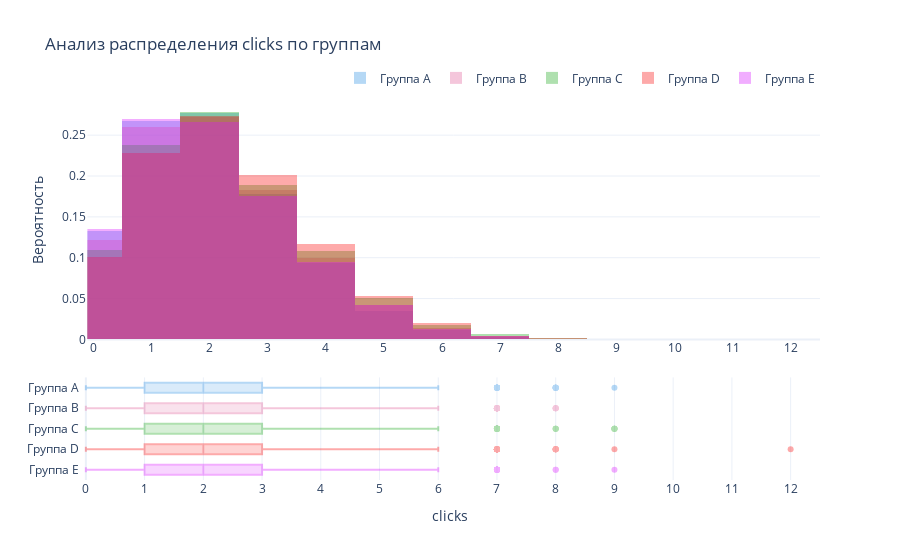

Here is the notebook cell this chart was saved with:
### Code cell
fig_multi = plot_discrete(discrete_multi, 'group', 'clicks')
fig_multi.show()

### Figure 1 — Plotly figure (JSON) as saved in the notebook; plotly's stock layout.template omitted (floating-point values rounded to 4 significant figures; data arrays with more than 128 entries replaced by an {"elided": "..."} marker saying what was removed)
{"data": [{"histnorm": "probability", "marker": {"color": "#2E91E5"}, "name": "Группа A", "opacity": 0.35, "showlegend": true, "type": "histogram", "x": {"elided": "10000 int values"}, "xaxis": "x", "yaxis": "y"}, {"histnorm": "probability", "marker": {"color": "#E15F99"}, "name": "Группа B", "opacity": 0.35, "showlegend": true, "type": "histogram", "x": {"elided": "10000 int values"}, "xaxis": "x", "yaxis": "y"}, {"histnorm": "probability", "marker": {"color": "#1CA71C"}, "name": "Группа C", "opacity": 0.35, "showlegend": true, "type": "histogram", "x": {"elided": "10000 int values"}, "xaxis": "x", "yaxis": "y"}, {"histnorm": "probability", "marker": {"color": "#FB0D0D"}, "name": "Группа D", "opacity": 0.35, "showlegend": true, "type": "histogram", "x": {"elided": "10000 int values"}, "xaxis": "x", "yaxis": "y"}, {"histnorm": "probability", "marker": {"color": "#DA16FF"}, "name": "Группа E", "opacity": 0.35, "showlegend": true, "type": "histogram", "x": {"elided": "10000 int values"}, "xaxis": "x", "yaxis": "y"}, {"alignmentgroup": "True", "marker": {"color": "#DA16FF"}, "name": "Группа E", "opacity": 0.35, "showlegend": false, "type": "box", "x": {"elided": "5000 int values"}, "x0": 0, "xaxis": "x2", "yaxis": "y2"}, {"alignmentgroup": "True", "marker": {"color": "#FB0D0D"}, "name": "Группа D", "opacity": 0.35, "showlegend": false, "type": "box", "x": {"elided": "5000 int values"}, "x0": 0, "xaxis": "x2", "yaxis": "y2"}, {"alignmentgroup": "True", "marker": {"color": "#1CA71C"}, "name": "Группа C", "opacity": 0.35, "showlegend": false, "type": "box", "x": {"elided": "5000 int values"}, "x0": 0, "xaxis": "x2", "yaxis": "y2"}, {"alignmentgroup": "True", "marker": {"color": "#E15F99"}, "name": "Группа B", "opacity": 0.35, "showlegend": false, "type": "box", "x": {"elided": "5000 int values"}, "x0": 0, "xaxis": "x2", "yaxis": "y2"}, {"alignmentgroup": "True", "marker": {"color": "#2E91E5"}, "name": "Группа A", "opacity": 0.35, "showlegend": false, "type": "box", "x": {"elided": "5000 int values"}, "x0": 0, "xaxis": "x2", "yaxis": "y2"}], "layout": {"barmode": "overlay", "boxgap": 0.3, "legend": {"orientation": "h", "x": 1, "xanchor": "right", "y": 1.02, "yanchor": "bottom"}, "title": {"text": "Анализ распределения clicks по группам"}, "xaxis": {"anchor": "y", "autorange": false, "domain": [0.01, 1], "dtick": 1, "matches": "x2", "range": [-0.1, 12.5], "showticklabels": true, "tick0": 0}, "xaxis2": {"anchor": "y2", "autorange": false, "domain": [0, 1], "dtick": 1, "range": [-0.1, 12.5], "showticklabels": true, "tick0": 0, "title": {"text": "clicks"}}, "yaxis": {"anchor": "x", "domain": [0.37, 1], "title": {"text": "Вероятность"}}, "yaxis2": {"anchor": "x2", "domain": [0, 0.27]}}}
